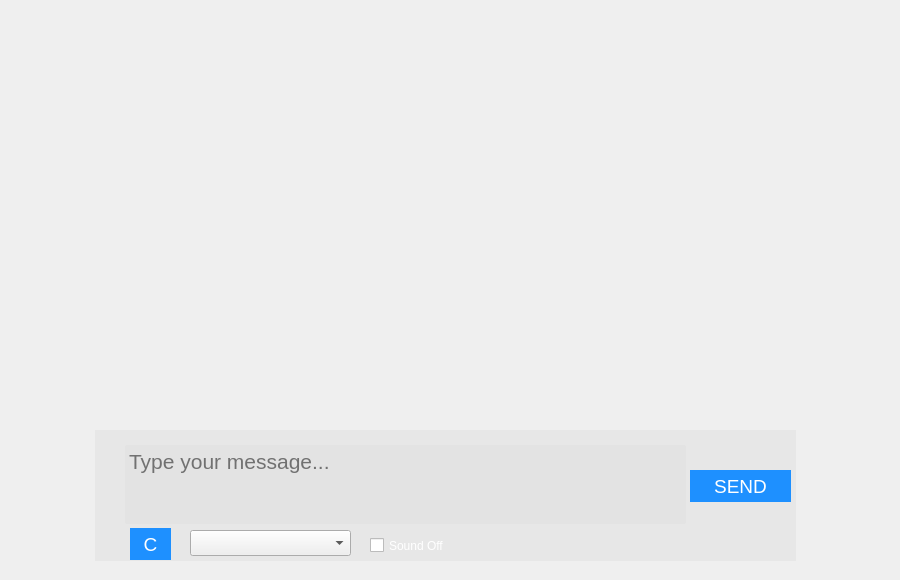
<?xml version="1.0" encoding="UTF-8"?>
<ui version="4.0">
 <class>screen</class>
 <widget class="QWidget" name="screen">
  <property name="geometry">
   <rect>
    <x>0</x>
    <y>0</y>
    <width>900</width>
    <height>580</height>
   </rect>
  </property>
  <property name="windowTitle">
   <string>Form</string>
  </property>
  <widget class="QPlainTextEdit" name="userText">
   <property name="geometry">
    <rect>
     <x>125</x>
     <y>445</y>
     <width>561</width>
     <height>79</height>
    </rect>
   </property>
   <property name="styleSheet">
    <string notr="true">background-color:rgba(220,220,220,0.4);border-radius:2px;font-size:16pt;</string>
   </property>
   <property name="placeholderText">
    <string>Type your message...</string>
   </property>
  </widget>
  <widget class="QLabel" name="label">
   <property name="geometry">
    <rect>
     <x>95</x>
     <y>430</y>
     <width>701</width>
     <height>131</height>
    </rect>
   </property>
   <property name="styleSheet">
    <string notr="true">background-color:rgba(220,220,220,0.4)</string>
   </property>
   <property name="text">
    <string/>
   </property>
  </widget>
  <widget class="QPushButton" name="send">
   <property name="geometry">
    <rect>
     <x>690</x>
     <y>470</y>
     <width>101</width>
     <height>32</height>
    </rect>
   </property>
   <property name="styleSheet">
    <string notr="true">background-color:rgb(30,144,255);color:white;border:1px;border-radius:2pt;font-size:14pt;</string>
   </property>
   <property name="text">
    <string>SEND</string>
   </property>
  </widget>
  <widget class="QPushButton" name="command">
   <property name="geometry">
    <rect>
     <x>130</x>
     <y>528</y>
     <width>41</width>
     <height>32</height>
    </rect>
   </property>
   <property name="styleSheet">
    <string notr="true">background-color:rgb(30,144,255);color:white;border:1px;border-radius:2pt;font-size:14pt;</string>
   </property>
   <property name="text">
    <string>C</string>
   </property>
  </widget>
  <widget class="QLabel" name="back">
   <property name="geometry">
    <rect>
     <x>0</x>
     <y>0</y>
     <width>901</width>
     <height>581</height>
    </rect>
   </property>
   <property name="text">
    <string/>
   </property>
   <property name="pixmap">
    <pixmap>blueee.jpg</pixmap>
   </property>
   <property name="scaledContents">
    <bool>true</bool>
   </property>
  </widget>
  <widget class="QWidget" name="textArea" native="true">
   <property name="geometry">
    <rect>
     <x>100</x>
     <y>30</y>
     <width>700</width>
     <height>380</height>
    </rect>
   </property>
   <widget class="QWidget" name="verticalLayoutWidget">
    <property name="geometry">
     <rect>
      <x>0</x>
      <y>0</y>
      <width>701</width>
      <height>381</height>
     </rect>
    </property>
    <layout class="QVBoxLayout" name="lay">
     <property name="sizeConstraint">
      <enum>QLayout::SetMaximumSize</enum>
     </property>
    </layout>
   </widget>
  </widget>
  <widget class="QCheckBox" name="sound">
   <property name="geometry">
    <rect>
     <x>370</x>
     <y>530</y>
     <width>91</width>
     <height>31</height>
    </rect>
   </property>
   <property name="styleSheet">
    <string notr="true">color:white</string>
   </property>
   <property name="text">
    <string>Sound Off</string>
   </property>
  </widget>
  <widget class="QComboBox" name="cmdList">
   <property name="geometry">
    <rect>
     <x>190</x>
     <y>530</y>
     <width>161</width>
     <height>26</height>
    </rect>
   </property>
  </widget>
  <zorder>back</zorder>
  <zorder>label</zorder>
  <zorder>userText</zorder>
  <zorder>send</zorder>
  <zorder>command</zorder>
  <zorder>textArea</zorder>
  <zorder>sound</zorder>
  <zorder>cmdList</zorder>
 </widget>
 <resources/>
 <connections/>
</ui>
